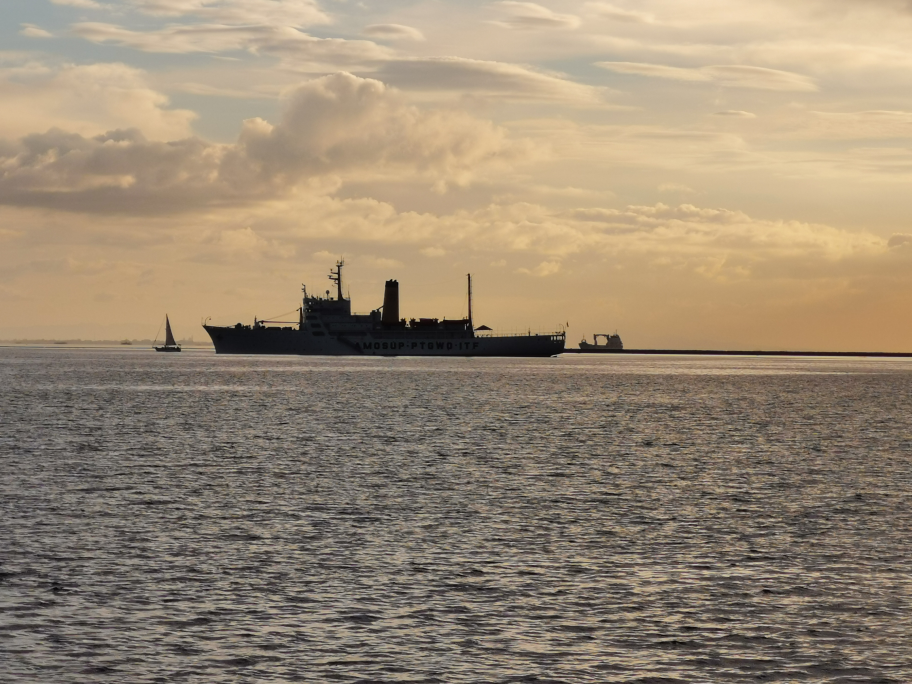
#> input picture manila-bay.jpg, 3648 x 2736 px (shown at 1/4 size)
$ jupyter execute 'Image Enhancements using Fourier Transform.ipynb'
#> lines starting #> are read from the running program, lines starting #| are printed output that depends on the picture
# Image Processing with Python: Image Enhancements using Fourier Transform
by: Jephraim C. Manansala | Published on https://jephraim-manansala.medium.com/

### How to remove unnecessary objects or artifacts in images?

In this post, we will be exploring how Fourier Transform Representation can be used to clean images from unnecessary objects and artifacts.

Let’s begin.

As usual, we import libraries such as `numpy`, and `matplotlib`. Additionally, we import specific functions from the `skimage` library.

[cell 1]
import numpy as np
import matplotlib.pyplot as plt
from skimage.io import imread, imshow
from skimage.color import rgb2gray

Let us use an image of a cargo ship that I took when I was in Manila Bay Roxas Boulevard Baywalk. For starters, we will convert the image into grayscale by using the `rgb2gray` function from the `skimage` library for ease in coding.

[cell 2]
cargoship_rgb = imread('manila-bay.jpg')
#> cargoship_rgb is the input picture: shape (2736, 3648, 3); mean R, G, B 152.9, 136.9, 115.8
cargoship_gray = rgb2gray(cargoship_rgb)
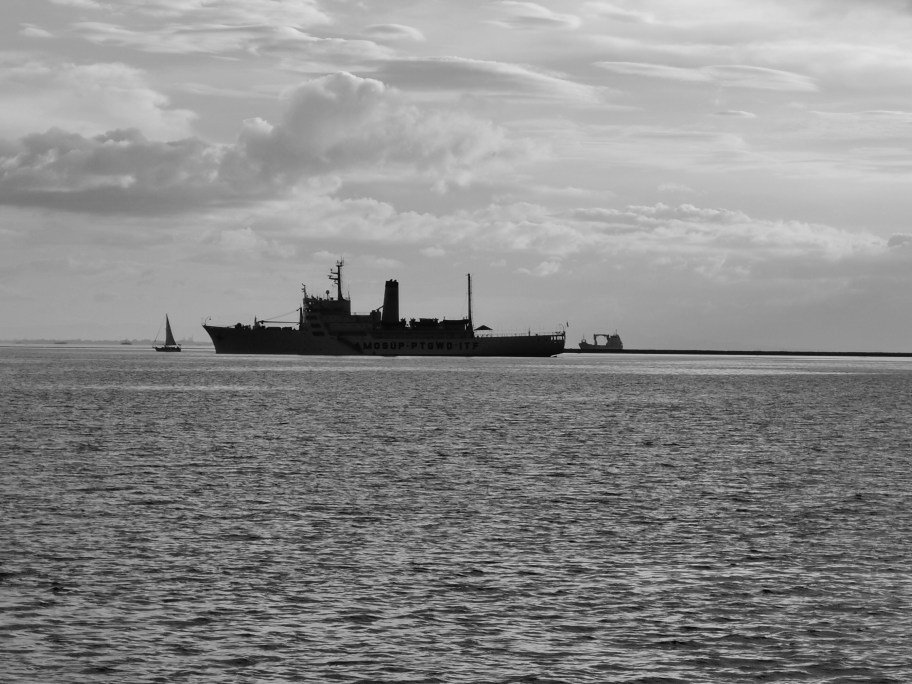
#> cargoship_gray: shape (2736, 3648) float64 (shown at 1/4 size); min 0.000833, max 0.899, mean 0.544

plt.figure(figsize=(8,8))
plt.imshow(cargoship_gray, cmap='gray')
plt.title('Cargo Ship in Grayscale');

Notice that there is a breakwater on the right side of the horizon of the image. Let’s try to remove that using Fourier Transform. To do this, we need to get the Fourier Transform Representation of the image.

[cell 3]
cargoship_fft = np.fft.fftshift(np.fft.fft2(cargoship_gray))
plt.figure(figsize=(8,8))
plt.imshow(np.log(abs(cargoship_fft)), cmap='gray');
plt.title('Fourier Transform Representation of the Cargo Ship');
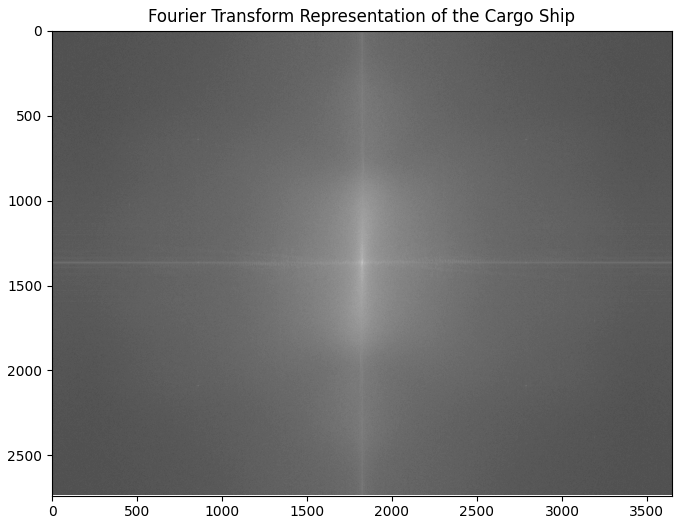
#> figure drawn by matplotlib, 1 panel

From the Fourier Transform Representation, we can see a central white speck in the image. This central speck is the DC component of the image, which gives the information of the color intensity of the image. If this central speck is altered, it can drastically change the image altogether. Note that there can be smaller white specks in the Fourier Transform Representation on some images — this pertains to the noise in the image.

To mask the breakwater in the cargo ship image, we need to mask the white lines from the central speck. If there are smaller white specks, we also need to mask those.

[cell 4]
cargoship_fft[:1335, 1820:1828] = 1
cargoship_fft[-1335:,1820:1828] = 1
plt.figure(figsize=(8,8))
plt.imshow(np.log(abs(cargoship_fft)), cmap='gray');
plt.title('Modified Fourier Transform Representation of the Cargo Ship');

To remove the white lines on the image, we can suppress the vertical line by replacing it with a small value *(in this case, the value is 1)*. After which, we can transform the modified Fourier Transform Representation image back to the spatial domain.

[cell 5]
fig, ax = plt.subplots(1,2,figsize=(15,15))

ax[0].imshow(cargoship_gray, cmap='gray')
ax[0].set_title('Cargo Ship in Grayscale');

ax[1].imshow(abs(np.fft.ifft2(cargoship_fft)), cmap='gray');
ax[1].set_title('Transformed Cargo Ship in Grayscale');
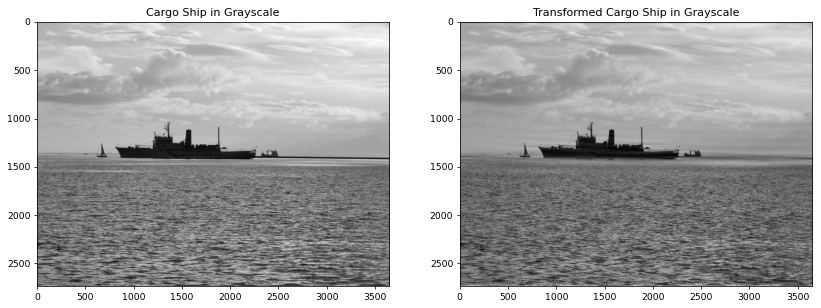
#> figure drawn by matplotlib, 2 panels

By comparing the original image to the transformed image, we can see that the image’s unnecessary artifacts and objects *(in this case, the breakwater)* were successfully removed. Moreover, we can notice that the waves on the right side of the image are also removed because the waves are also horizontal.

Now, you might be wondering what will happen if we suppressed the horizontal white lines in the Fourier Transform Representation rather than the vertical ones. Let’s try that.

[cell 6]
fig, ax = plt.subplots(1,2,figsize=(15,15))

cargoship_fft[1360:1375, :1800] = 1
cargoship_fft[1360:1375, -1800:] = 1

ax[0].imshow(cargoship_gray, cmap='gray')
ax[0].set_title('Cargo Ship in Grayscale');

ax[1].imshow(abs(np.fft.ifft2(cargoship_fft)), cmap='gray');
ax[1].set_title('Transformed Cargo Ship in Grayscale');

The alteration of the image’s vertical patterns was evident when we applied a horizontal suppressing line in the Fourier Transform Representation of the image. This example shows how masking the Fourier Transform Representation of the image can smudge away the unnecessary artifacts and objects from the image.

In general, suppressing a vertical line in the Fourier Transform Representation will remove horizontal patterns in the original image, and vice versa.

Now, let us try to implement the same logic in a colored image. To do this, we will be implementing the same code in each of the image channels.

[cell 7]
def rgb_transform(cargoship_rgb, channel):
    """Returns the transformed image in the specified channel"""
#> called with channel = 0
    rgb_fft = np.fft.fftshift(np.fft.fft2(
                cargoship_rgb[:, :, channel]))
    rgb_fft[:1335, 1820:1828] = 1
    rgb_fft[-1335:,1820:1828] = 1
    rgb = abs(np.fft.ifft2(rgb_fft))
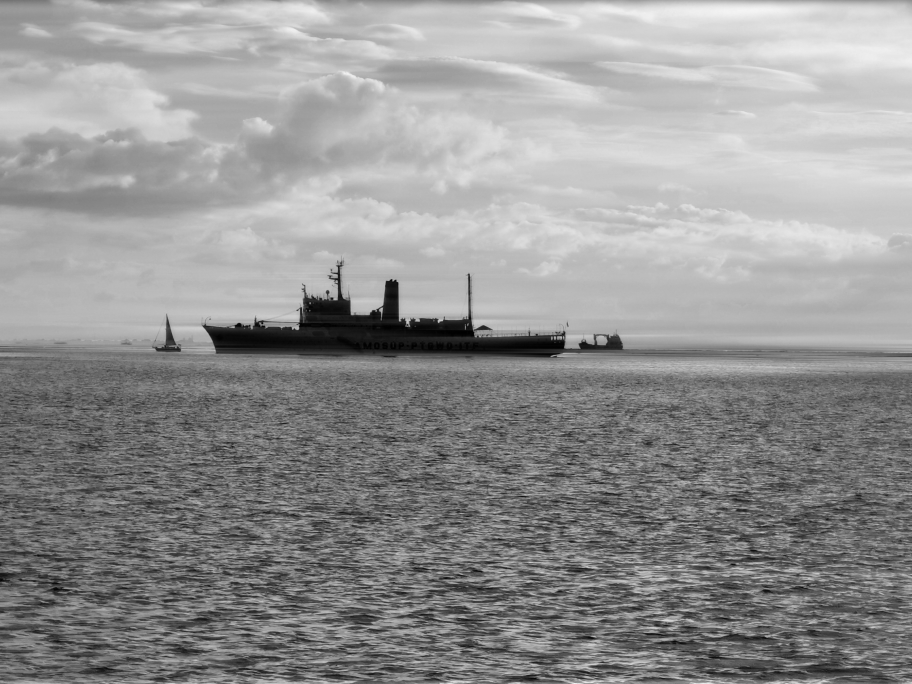
#> rgb: shape (2736, 3648) float64 (shown at 1/4 size); min 0.037, max 263.9, mean 153; drawn with min black and max white
    return rgb.clip(0, 255)

[cell 8]
figure, axis = plt.subplots(1,3, figsize=(20,5))


red_channel = rgb_transform(cargoship_rgb, 0)
axis[0].imshow(red_channel, cmap='Reds')
axis[0].set_title('Red Channel')

green_channel = rgb_transform(cargoship_rgb, 1)
#> call 2 of rgb_transform, with channel = 1
#> in rgb_transform (call 2), `rgb = abs(np.fft.ifft2(rgb_fft))`:
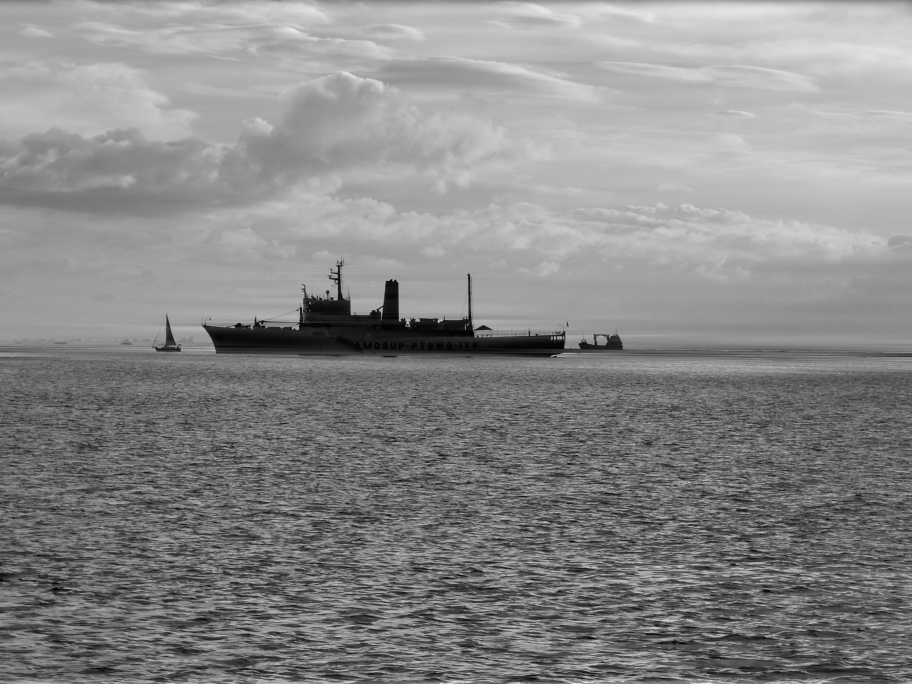
#> rgb: shape (2736, 3648) float64 (shown at 1/4 size); min 0.0361, max 253.3, mean 137
axis[1].imshow(green_channel, cmap='Greens')
axis[1].set_title('Green Channel')

blue_channel = rgb_transform(cargoship_rgb, 2)
#> call 3 of rgb_transform, with channel = 2
#> in rgb_transform (call 3), `rgb = abs(np.fft.ifft2(rgb_fft))`:
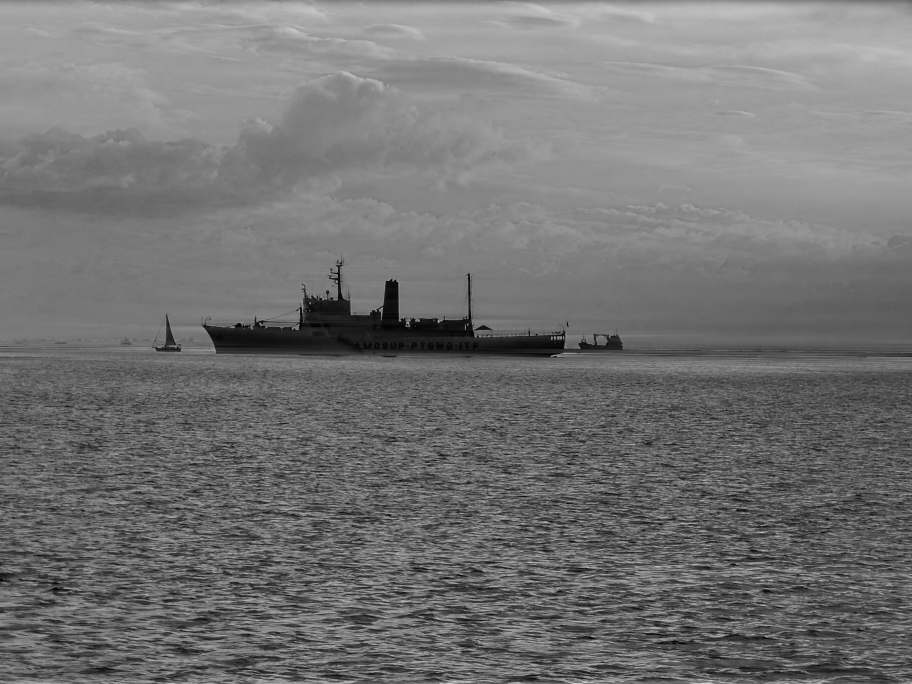
#> rgb: shape (2736, 3648) float64 (shown at 1/4 size); min 0.035, max 227.3, mean 115.8
axis[2].imshow(blue_channel, cmap='Blues')
axis[2].set_title('Blue Channel');

By applying the Fourier Transform Representation on each channel of the image, the horizontal artifacts and patterns have been removed. The only thing remaining is to combine these three channels using the `stack` function.

[cell 9]
fig, ax = plt.subplots(1, 2, figsize=(15,15))
new_image = np.dstack([red_channel.astype(int),
                       green_channel.astype(int),
                       blue_channel.astype(int)])
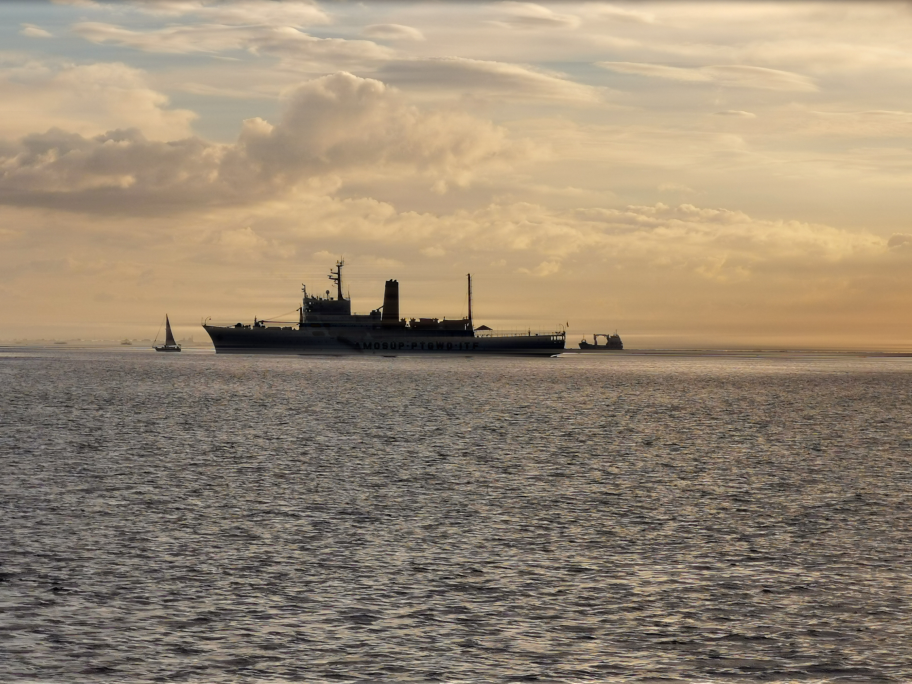
#> new_image: shape (2736, 3648, 3) int64 (shown at 1/4 size); mean of channels 0, 1, 2 152.5, 136.5, 115.3; drawn as R, G, B

ax[0].imshow(imread('manila-bay.jpg'))
ax[0].set_title('Cargo Ship in RGB');

ax[1].imshow(new_image);
ax[1].set_title('Transformed Cargo Ship in RGB');
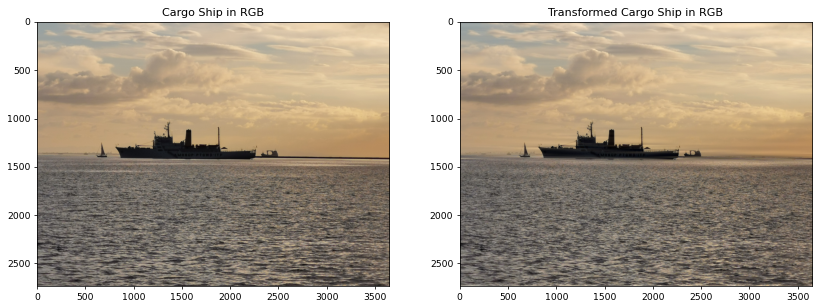
#> figure drawn by matplotlib, 2 panels
